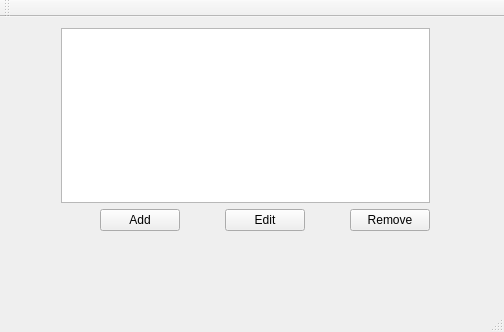
<?xml version="1.0" encoding="UTF-8"?>
<ui version="4.0">
 <class>MainWindow</class>
 <widget class="QMainWindow" name="MainWindow">
  <property name="geometry">
   <rect>
    <x>0</x>
    <y>0</y>
    <width>504</width>
    <height>332</height>
   </rect>
  </property>
  <property name="windowTitle">
   <string>MainWindow</string>
  </property>
  <widget class="QWidget" name="centralWidget">
   <widget class="QWidget" name="">
    <property name="geometry">
     <rect>
      <x>50</x>
      <y>0</y>
      <width>391</width>
      <height>225</height>
     </rect>
    </property>
    <layout class="QVBoxLayout" name="verticalLayout">
     <item>
      <widget class="QListView" name="listView"/>
     </item>
     <item>
      <layout class="QHBoxLayout" name="horizontalLayout">
       <item>
        <spacer name="horizontalSpacer">
         <property name="orientation">
          <enum>Qt::Horizontal</enum>
         </property>
         <property name="sizeHint" stdset="0">
          <size>
           <width>40</width>
           <height>20</height>
          </size>
         </property>
        </spacer>
       </item>
       <item>
        <widget class="QPushButton" name="AddProduct">
         <property name="text">
          <string>Add</string>
         </property>
        </widget>
       </item>
       <item>
        <spacer name="horizontalSpacer_2">
         <property name="orientation">
          <enum>Qt::Horizontal</enum>
         </property>
         <property name="sizeHint" stdset="0">
          <size>
           <width>40</width>
           <height>20</height>
          </size>
         </property>
        </spacer>
       </item>
       <item>
        <widget class="QPushButton" name="EditProduct">
         <property name="text">
          <string>Edit</string>
         </property>
        </widget>
       </item>
       <item>
        <spacer name="horizontalSpacer_3">
         <property name="orientation">
          <enum>Qt::Horizontal</enum>
         </property>
         <property name="sizeHint" stdset="0">
          <size>
           <width>40</width>
           <height>20</height>
          </size>
         </property>
        </spacer>
       </item>
       <item>
        <widget class="QPushButton" name="RemoveProduct">
         <property name="text">
          <string>Remove</string>
         </property>
        </widget>
       </item>
      </layout>
     </item>
    </layout>
   </widget>
  </widget>
  <widget class="QMenuBar" name="menuBar">
   <property name="geometry">
    <rect>
     <x>0</x>
     <y>0</y>
     <width>504</width>
     <height>21</height>
    </rect>
   </property>
  </widget>
  <widget class="QToolBar" name="mainToolBar">
   <attribute name="toolBarArea">
    <enum>TopToolBarArea</enum>
   </attribute>
   <attribute name="toolBarBreak">
    <bool>false</bool>
   </attribute>
  </widget>
  <widget class="QStatusBar" name="statusBar"/>
 </widget>
 <layoutdefault spacing="6" margin="11"/>
 <resources/>
 <connections/>
</ui>
